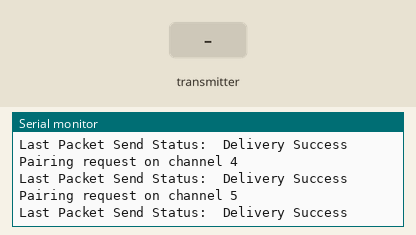
Simulated run of this program. Board: ESP32. On the bench: the last lines printed to the serial monitor. Inputs (shaded band) come from the test bench. Random numbers use the default seed unless the program sets one.

Above: at 1.2 s.
1.3 s: the transmitter starts sending msgType = 0
At 1.62 s:
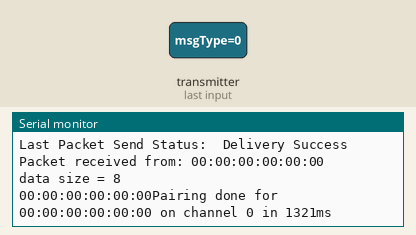
2.8 s: the transmitter starts sending temp = 25
At 3.12 s:
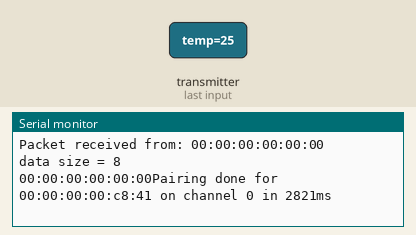
4.8 s: the transmitter starts sending temp = 0
At 5.12 s:
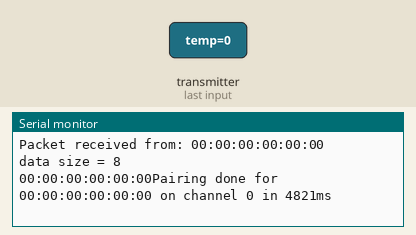
Timing chart, 0 to 7.8 s (numbered marks = the images above; inputs shaded):
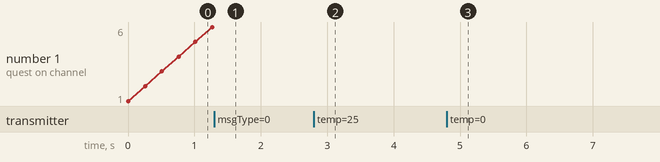

Measured:
- after the input at 1.3 s, the serial monitor: prints a new line at once (image 1)
- after the input at 2.8 s, the serial monitor: prints a new line at once (image 2)
- after the input at 4.8 s, the serial monitor: prints a new line at once (image 3)

The program:

main.cpp
```cpp
// (licence header left out)
#include <Arduino.h>
#include <esp_now.h>
#include <esp_wifi.h>
#include <WiFi.h>
#include <EEPROM.h>

// Set your Board and Server ID
#define BOARD_ID 1
#define MAX_CHANNEL 11  // for North America // 13 in Europe

uint8_t serverAddress[] = {0xFF,0xFF,0xFF,0xFF,0xFF,0xFF};

//Structure to send data
//Must match the receiver structure
// Structure example to receive data
// Must match the sender structure
typedef struct struct_message {
  uint8_t msgType;
  uint8_t id;
  float temp;
  float hum;
  unsigned int readingId;
} struct_message;

typedef struct struct_pairing {       // new structure for pairing
    uint8_t msgType;
    uint8_t id;
    uint8_t macAddr[6];
    uint8_t channel;
} struct_pairing;

//Create 2 struct_message
struct_message myData;  // data to send
struct_message inData;  // data received
struct_pairing pairingData;

enum PairingStatus {NOT_PAIRED, PAIR_REQUEST, PAIR_REQUESTED, PAIR_PAIRED,};
PairingStatus pairingStatus = NOT_PAIRED;

enum MessageType {PAIRING, DATA,};
MessageType messageType;

#ifdef SAVE_CHANNEL
  int lastChannel;
#endif
int channel = 1;

// simulate temperature and humidity data
float t = 0;
float h = 0;

unsigned long currentMillis = millis();
unsigned long previousMillis = 0;   // Stores last time temperature was published
const long interval = 10000;        // Interval at which to publish sensor readings
unsigned long start;                // used to measure Pairing time
unsigned int readingId = 0;

// simulate temperature reading
float readDHTTemperature() {
  t = random(0,40);
  return t;
}

// simulate humidity reading
float readDHTHumidity() {
  h = random(0,100);
  return h;
}

void addPeer(const uint8_t * mac_addr, uint8_t chan){
  esp_now_peer_info_t peer;
  ESP_ERROR_CHECK(esp_wifi_set_channel(chan ,WIFI_SECOND_CHAN_NONE));
  esp_now_del_peer(mac_addr);
  memset(&peer, 0, sizeof(esp_now_peer_info_t));
  peer.channel = chan;
  peer.encrypt = false;
  memcpy(peer.peer_addr, mac_addr, sizeof(uint8_t[6]));
  if (esp_now_add_peer(&peer) != ESP_OK){
    Serial.println("Failed to add peer");
    return;
  }
  memcpy(serverAddress, mac_addr, sizeof(uint8_t[6]));
}

void printMAC(const uint8_t * mac_addr){
  char macStr[18];
  snprintf(macStr, sizeof(macStr), "%02x:%02x:%02x:%02x:%02x:%02x",
           mac_addr[0], mac_addr[1], mac_addr[2], mac_addr[3], mac_addr[4], mac_addr[5]);
  Serial.print(macStr);
}

void OnDataSent(const uint8_t *mac_addr, esp_now_send_status_t status) {
  Serial.print("\r\nLast Packet Send Status:\t");
  Serial.println(status == ESP_NOW_SEND_SUCCESS ? "Delivery Success" : "Delivery Fail");
}

void OnDataRecv(const uint8_t * mac_addr, const uint8_t *incomingData, int len) {
  Serial.print("Packet received from: ");
  printMAC(mac_addr);
  Serial.println();
  Serial.print("data size = ");
  Serial.println(sizeof(incomingData));
  uint8_t type = incomingData[0];
  switch (type) {
  case DATA :      // we received data from server
    memcpy(&inData, incomingData, sizeof(inData));
    Serial.print("ID  = ");
    Serial.println(inData.id);
    Serial.print("Setpoint temp = ");
    Serial.println(inData.temp);
    Serial.print("SetPoint humidity = ");
    Serial.println(inData.hum);
    Serial.print("reading Id  = ");
    Serial.println(inData.readingId);

    // if (inData.readingId % 2 == 1){
    //   digitalWrite(LED_BUILTIN, LOW);
    // } else {
    //   digitalWrite(LED_BUILTIN, HIGH);
    // }
    break;

  case PAIRING:    // we received pairing data from server
    memcpy(&pairingData, incomingData, sizeof(pairingData));
    if (pairingData.id == 0) {              // the message comes from server
      printMAC(mac_addr);
      Serial.print("Pairing done for ");
      printMAC(pairingData.macAddr);
      Serial.print(" on channel " );
      Serial.print(pairingData.channel);    // channel used by the server
      Serial.print(" in ");
      Serial.print(millis()-start);
      Serial.println("ms");
      addPeer(pairingData.macAddr, pairingData.channel); // add the server  to the peer list
      #ifdef SAVE_CHANNEL
        lastChannel = pairingData.channel;
        EEPROM.write(0, pairingData.channel);
        EEPROM.commit();
      #endif
      pairingStatus = PAIR_PAIRED;             // set the pairing status
    }
    break;
  }
}

PairingStatus autoPairing(){
  switch(pairingStatus) {
    case PAIR_REQUEST:
    Serial.print("Pairing request on channel "  );
    Serial.println(channel);

    // set WiFi channel
    ESP_ERROR_CHECK(esp_wifi_set_channel(channel,  WIFI_SECOND_CHAN_NONE));
    if (esp_now_init() != ESP_OK) {
      Serial.println("Error initializing ESP-NOW");
    }

    // set callback routines
    esp_now_register_send_cb(OnDataSent);
    esp_now_register_recv_cb(OnDataRecv);

    // set pairing data to send to the server
    pairingData.msgType = PAIRING;
    pairingData.id = BOARD_ID;
    pairingData.channel = channel;

    // add peer and send request
    addPeer(serverAddress, channel);
    esp_now_send(serverAddress, (uint8_t *) &pairingData, sizeof(pairingData));
    previousMillis = millis();
    pairingStatus = PAIR_REQUESTED;
    break;

    case PAIR_REQUESTED:
    // time out to allow receiving response from server
    currentMillis = millis();
    if(currentMillis - previousMillis > 250) {
      previousMillis = currentMillis;
      // time out expired,  try next channel
      channel ++;
      if (channel > MAX_CHANNEL){
         channel = 1;
      }
      pairingStatus = PAIR_REQUEST;
    }
    break;

    case PAIR_PAIRED:
      // nothing to do here
    break;
  }
  return pairingStatus;
}

void setup() {
  Serial.begin(115200);
  Serial.println();
  while(!Serial && millis() < 5000);
  Serial.println();
  Serial.println("Hello CoreIoTSensorESP32");

  // pinMode(LED_BUILTIN, OUTPUT);
  Serial.print("Client Board MAC Address:  ");
  Serial.println(WiFi.macAddress());
  WiFi.mode(WIFI_STA);
  WiFi.disconnect();
  start = millis();

  #ifdef SAVE_CHANNEL
    EEPROM.begin(10);
    lastChannel = EEPROM.read(0);
    Serial.println(lastChannel);
    if (lastChannel >= 1 && lastChannel <= MAX_CHANNEL) {
      channel = lastChannel;
    }
    Serial.println(channel);
  #endif
  pairingStatus = PAIR_REQUEST;
}

void loop() {
  if (autoPairing() == PAIR_PAIRED) {
    unsigned long currentMillis = millis();
    if (currentMillis - previousMillis >= interval) {
      // Save the last time a new reading was published
      previousMillis = currentMillis;
      //Set values to send
      myData.msgType = DATA;
      myData.id = BOARD_ID;
      myData.temp = readDHTTemperature();
      myData.hum = readDHTHumidity();
      myData.readingId = readingId++;
      esp_err_t result = esp_now_send(serverAddress, (uint8_t *) &myData, sizeof(myData));
    }
  }
}
```
